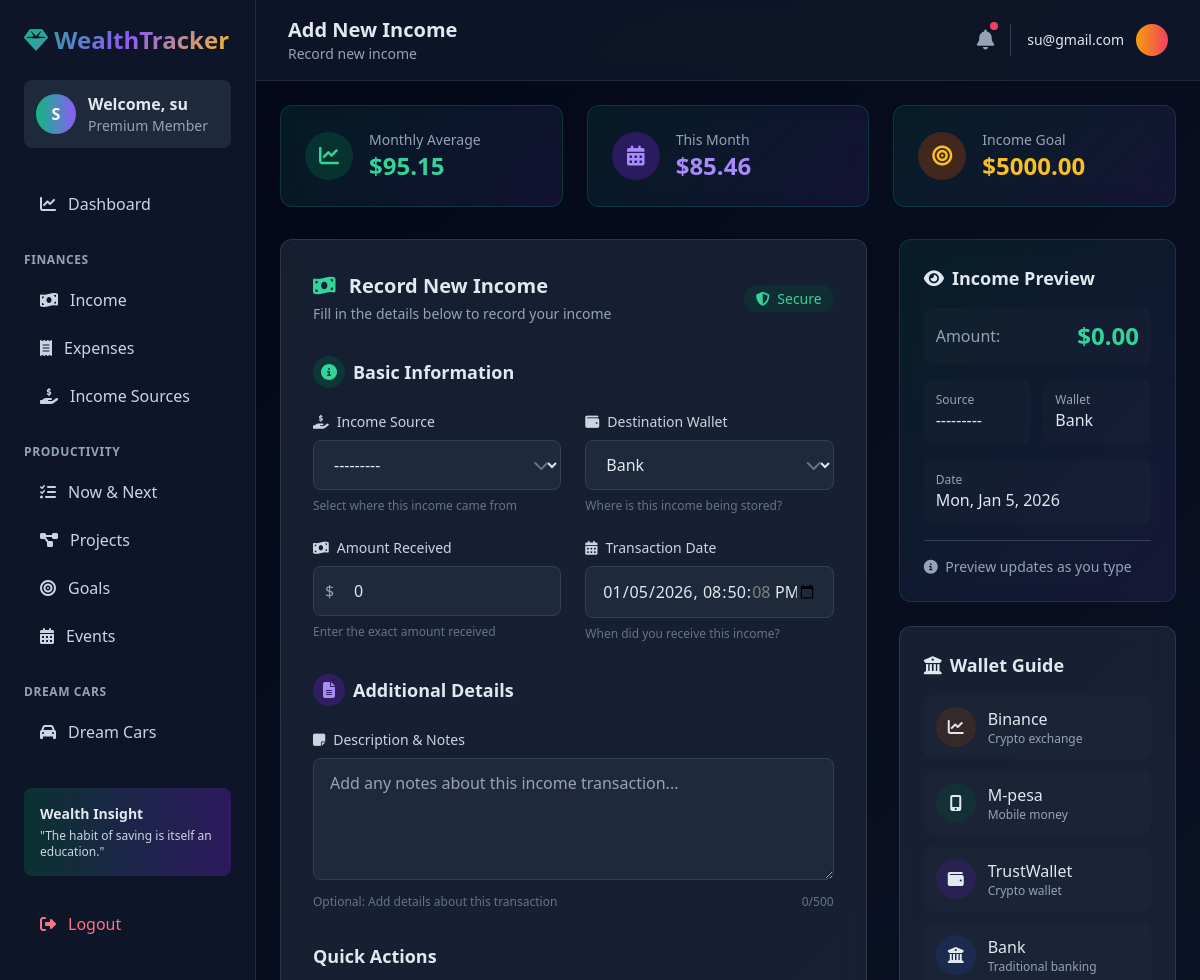
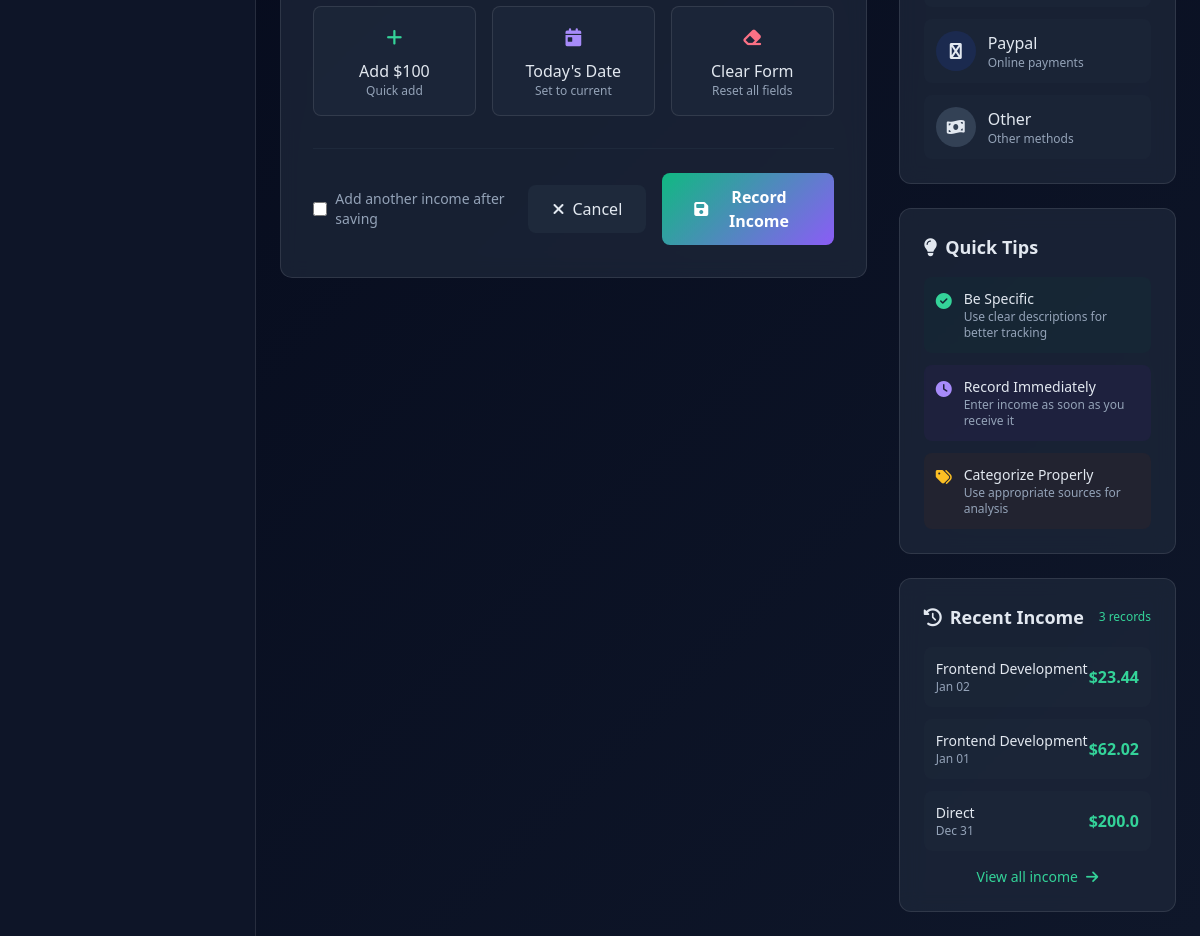
The page /income/new/ (signed in) on the database as committed earlier (2 pictures, top to bottom).
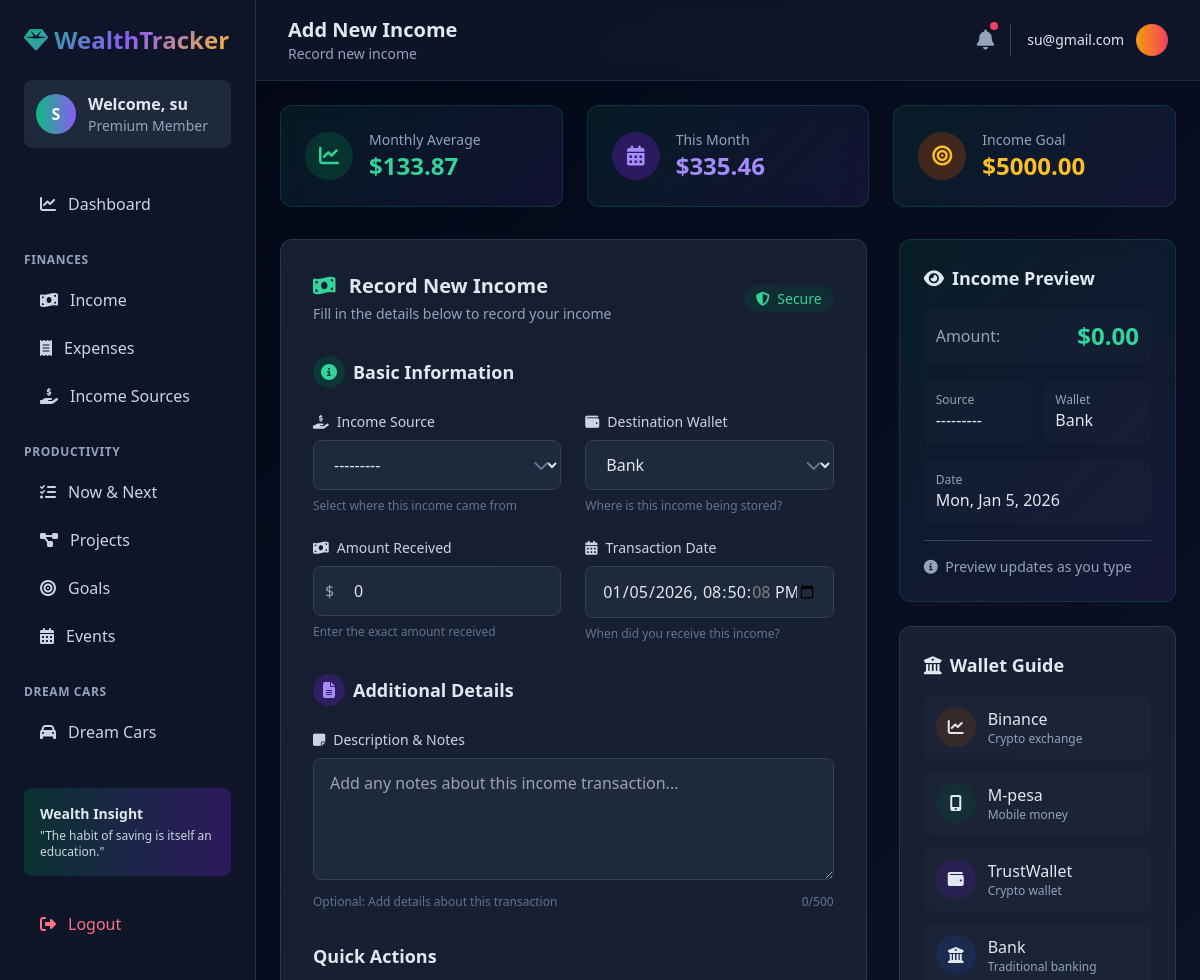
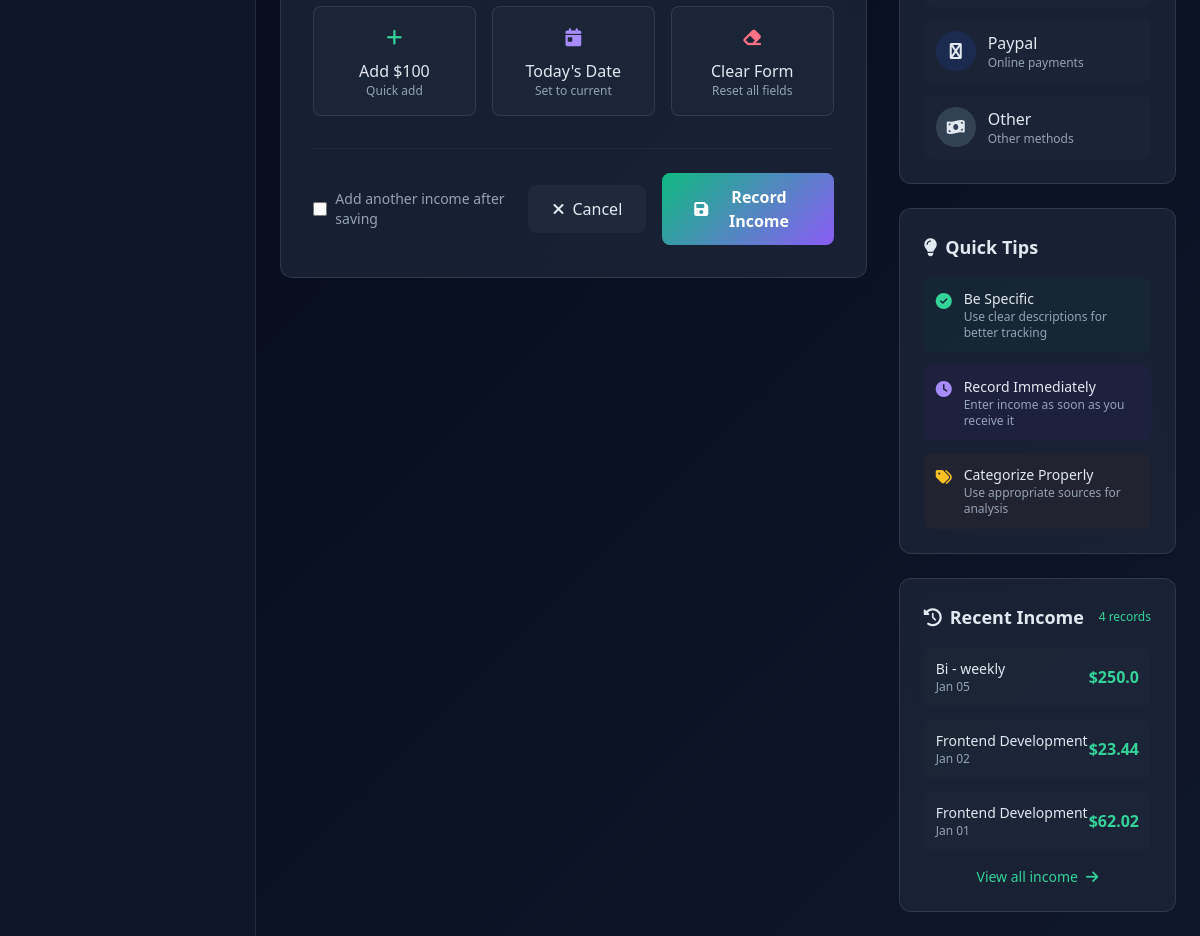
The same page on the database as committed later (2 pictures, top to bottom).
### Tracker/models.py (models this page shows, shortened)
class Income(models.Model):
    user = models.ForeignKey(User, on_delete=models.CASCADE, null=True)
    source = models.ForeignKey(IncomeSource, on_delete=models.CASCADE, null=True, blank=True)
    wallet = models.CharField(max_length=100, choices=WALLETS, default="Bank")
    amount = models.FloatField(default=0)
    date = models.DateTimeField(default=timezone.now)
    description = models.TextField(default="")

class IncomeSource(models.Model):
    user = models.ForeignKey(User, on_delete=models.CASCADE, null=True, blank=True)
    name = models.CharField(max_length=100, default="")
    client = models.CharField(max_length=100, default="")
    start_date = models.DateTimeField(default=timezone.now)
    end_date = models.DateTimeField(default=timezone.now)
    worth = models.FloatField(default=0)
    got = models.BooleanField(default=False)
    description = models.TextField(default="")
    def __str__(self):
        return f"{self.name} - {self.client}"

### Tracker/views.py (the view, shortened to what this page needs)
# urls.py: path('income/new/', views.IncomeCreateView.as_view(), name='income-create'),
class IncomeCreateView(LoginRequiredMixin, CreateView):
    model = Income
    form_class = IncomeForm
    template_name = 'tracker/income_form.html'
    success_url = reverse_lazy('income-list')
    def get_context_data(self, **kwargs):
        context = super().get_context_data(**kwargs)
        user = self.request.user
        from django.db.models import Avg, Sum
        from django.utils import timezone
        from datetime import timedelta
        monthly_avg = Income.objects.filter(user=user).aggregate(
            avg=Avg('amount')
        )['avg'] or 0
        start_of_month = timezone.now().replace(
            day=1, hour=0, minute=0, second=0, microsecond=0
        )
        month_total = Income.objects.filter(
            user=user,
            date__gte=start_of_month
        ).aggregate(Sum('amount'))['amount__sum'] or 0
        recent_incomes = Income.objects.filter(user=user).order_by('-date')[:5]
        context.update({
            'monthly_avg': monthly_avg,
            'month_total': month_total,
            'income_goal': 5000,  # You can make this dynamic from user settings
            'recent_incomes': recent_incomes,
            'recent_count': Income.objects.filter(user=user).count(),
        })
        return context

### Tracker/forms.py
class IncomeForm(forms.ModelForm):
    class Meta:
        model = Income
        fields = ['source', 'wallet', 'amount', 'date', 'description']
        widgets = {
            'date': forms.DateTimeInput(attrs={'type': 'datetime-local', 'class': 'form-control'}),
            'description': forms.Textarea(attrs={'rows': 3, 'class': 'form-control'}),
        }

### Tracker/templates/tracker/income_form.html (shortened to what the changed rows need)
{% extends 'tracker/base.html' %}
{% load widget_tweaks %}
{% block header_title %}{% if form.instance.pk %}Edit Income{% else %}Add New Income{% endif %}{% endblock %}
{% block content %}
<div class="max-w-7xl mx-auto">
    <div class="grid grid-cols-1 md:grid-cols-3 gap-6 mb-8">
        <div class="stat-card card p-6 rounded-xl">
            <div class="flex items-center">
                <div>
                    <p class="text-slate-400 text-sm">Monthly Average</p>
                    <h3 class="text-2xl font-bold text-emerald-400">${{ monthly_avg|default:"0"|floatformat:2 }}</h3>
                </div>
            </div>
        </div>
        <div class="stat-card card p-6 rounded-xl">
            <div class="flex items-center">
                <div>
                    <p class="text-slate-400 text-sm">This Month</p>
                    <h3 class="text-2xl font-bold text-violet-400">${{ month_total|default:"0"|floatformat:2 }}</h3>
                </div>
            </div>
        </div>
    </div>
    <div class="grid grid-cols-1 lg:grid-cols-3 gap-8">
        <div class="space-y-6">
            <div class="card rounded-xl p-6">
                <div class="space-y-3">
                    {% for wallet_code, wallet_name in form.fields.wallet.choices %}
                    {% if wallet_code %}
                    <div class="wallet-option flex items-center p-3 bg-slate-800/50 hover:bg-slate-800 rounded-lg transition-colors cursor-pointer" onclick="selectWallet('{{ wallet_code }}')">
                        <div class="w-10 h-10 {% if wallet_code == 'Bank' %}bg-blue-900/30{% elif wallet_code == 'Paypal' %}bg-blue-900/30{% elif wallet_code == 'Binance' %}bg-amber-900/30{% elif wallet_code == 'M-pesa' %}bg-emerald-900/30{% elif wallet_code == 'TrustWallet' %}bg-violet-900/30{% else %}bg-slate-700{% endif %} rounded-full flex items-center justify-center mr-3">
                            <i class="fas {% if wallet_code == 'Bank' %}fa-university{% elif wallet_code == 'Paypal' %}fa-cc-paypal{% elif wallet_code == 'Binance' %}fa-chart-line{% elif wallet_code == 'M-pesa' %}fa-mobile-alt{% elif wallet_code == 'TrustWallet' %}fa-wallet{% else %}fa-money-bill-wave{% endif %} wallet-icon"></i>
                        </div>
                        <div>
                            <p class="font-medium">{{ wallet_name }}</p>
                            <p class="text-xs text-slate-400">
                                {% if wallet_code == 'Bank' %}Traditional banking
                                {% elif wallet_code == 'Paypal' %}Online payments
                                {% elif wallet_code == 'Binance' %}Crypto exchange
                                {% elif wallet_code == 'M-pesa' %}Mobile money
                                {% elif wallet_code == 'TrustWallet' %}Crypto wallet
                                {% else %}Other methods{% endif %}
                            </p>
                        </div>
                    </div>
                    {% endif %}
                    {% endfor %}
                </div>
            </div>
            <div class="card rounded-xl p-6">
                <div class="flex items-center justify-between mb-4">
                    <h4 class="text-lg font-semibold">
                        <i class="fas fa-history mr-2"></i>Recent Income
                    </h4>
                    <span class="text-xs text-emerald-400">{{ recent_count }} records</span>
                </div>
                <div class="space-y-3">
                    {% for income in recent_incomes|slice:":3" %}
                    <div class="flex items-center justify-between p-3 bg-slate-800/50 rounded-lg">
                        <div>
                            <p class="font-medium text-sm">{{ income.source.name|default:"Direct" }}</p>
                            <p class="text-xs text-slate-400">{{ income.date|date:"M d" }}</p>
                        </div>
                        <span class="font-bold text-emerald-400">${{ income.amount }}</span>
                    </div>
                    {% empty %}
                    <p class="text-slate-400 text-center py-4 text-sm">No recent income records</p>
                    {% endfor %}
                </div>
            </div>
        </div>
    </div>
</div>
{% endblock %}

Rows that differ between the two databases and show on the page:
no longer on this page (row unchanged): Income: source.name "Direct", date "Dec 31", amount "200.0"
added Income: source.name "Bi - weekly", date "Jan 05", amount "250.0"
Other text that changed with them:
{{ monthly_avg|default:"0"|floatformat:2 }}: "95.15" → "133.87"
{{ month_total|default:"0"|floatformat:2 }}: "85.46" → "335.46"
{{ recent_count }}: "3" → "4"
